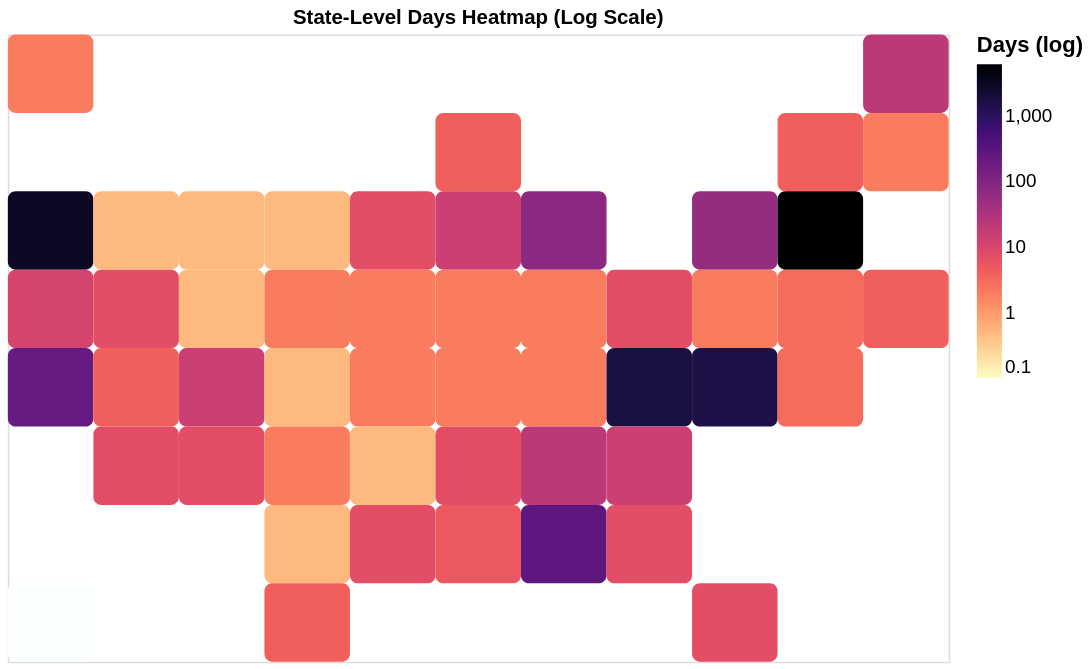

The notebook cell this image was saved under:
### Code cell
heatmap

### Figure 1 — Vega-Lite specification as saved in the notebook (floating-point values rounded to 4 significant figures)
{"config": {"view": {"continuousWidth": 300, "continuousHeight": 300}}, "data": {"name": "data-b9a5b9e547c3d61a16795750ec160bde"}, "mark": {"type": "rect", "cornerRadius": 5, "stroke": null}, "encoding": {"color": {"field": "days", "legend": {"gradientLength": 200, "labelFontSize": 12, "title": "Days (log)", "titleFontSize": 14}, "scale": {"domain": [0.1, 6000], "reverse": true, "scheme": "magma", "type": "log"}, "type": "quantitative"}, "tooltip": [{"field": "code", "type": "nominal"}, {"field": "days", "type": "quantitative"}], "x": {"axis": null, "field": "col", "type": "ordinal"}, "y": {"axis": null, "field": "row", "type": "ordinal"}}, "height": 400, "title": "State-Level Days Heatmap (Log Scale)", "width": 600, "$schema": "https://vega.github.io/schema/vega-lite/v5.20.1.json", "datasets": {"data-b9a5b9e547c3d61a16795750ec160bde": [{"id": 1, "publication": "New York Times 2", "state": "Alaska", "code": "AK", "col": 3, "row": 1, "State": "Alaska", "Abbreviation": "AK", "duration": "days", "estimate": null, "day_multiplier": 2.0, "days": 2.0}, {"id": 2, "publication": "New York Times 2", "state": "Washington", "code": "WA", "col": 3, "row": 3, "State": "Washington", "Abbreviation": "WA", "duration": "years", "estimate": 8.0, "day_multiplier": 365.0, "days": 2920.0}, {"id": 3, "publication": "New York Times 2", "state": "Oregon", "code": "OR", "col": 3, "row": 4, "State": "Oregon", "Abbreviation": "OR", "duration": "weeks", "estimate": 1.5, "day_multiplier": 7.0, "days": 10.5}, {"id": 4, "publication": "New York Times 2", "state": "California", "code": "CA", "col": 3, "row": 5, "State": "California", "Abbreviation": "CA", "duration": "months", "estimate": 7.0, "day_multiplier": 30.0, "days": 210.0}, {"id": 5, "publication": "New York Times 2", "state": "Hawaii", "code": "HI", "col": 3, "row": 8, "State": "Hawaii", "Abbreviation": "HI", "duration": "---", "estimate": null, "day_multiplier": 0.0, "days": 0.0}, {"id": 6, "publication": "New York Times 2", "state": "Idaho", "code": "ID", "col": 4, "row": 3, "State": "Idaho", "Abbreviation": "ID", "duration": "hours", "estimate": null, "day_multiplier": 0.5, "days": 0.5}, {"id": 7, "publication": "New York Times 2", "state": "Nevada", "code": "NV", "col": 4, "row": 4, "State": "Nevada", "Abbreviation": "NV", "duration": "weeks", "estimate": null, "day_multiplier": 7.0, "days": 7.0}, {"id": 8, "publication": "New York Times 2", "state": "Utah", "code": "UT", "col": 4, "row": 5, "State": "Utah", "Abbreviation": "UT", "duration": "days", "estimate": null, "day_multiplier": 4.0, "days": 4.0}, {"id": 9, "publication": "New York Times 2", "state": "Arizona", "code": "AZ", "col": 4, "row": 6, "State": "Arizona", "Abbreviation": "AZ", "duration": "weeks", "estimate": 1.0, "day_multiplier": 7.0, "days": 7.0}, {"id": 10, "publication": "New York Times 2", "state": "Montana", "code": "MT", "col": 5, "row": 3, "State": "Montana", "Abbreviation": "MT", "duration": "hours", "estimate": null, "day_multiplier": 0.5, "days": 0.5}, {"id": 11, "publication": "New York Times 2", "state": "Wyoming", "code": "WY", "col": 5, "row": 4, "State": "Wyoming", "Abbreviation": "WY", "duration": "hours", "estimate": null, "day_multiplier": 0.5, "days": 0.5}, {"id": 12, "publication": "New York Times 2", "state": "Colorado", "code": "CO", "col": 5, "row": 5, "State": "Colorado", "Abbreviation": "CO", "duration": "weeks", "estimate": 2.0, "day_multiplier": 7.0, "days": 14.0}, {"id": 13, "publication": "New York Times 2", "state": "New Mexico", "code": "NM", "col": 5, "row": 6, "State": "New Mexico", "Abbreviation": "NM", "duration": "weeks", "estimate": null, "day_multiplier": 7.0, "days": 7.0}, {"id": 14, "publication": "New York Times 2", "state": "North Dakota", "code": "ND", "col": 6, "row": 3, "State": "North Dakota", "Abbreviation": "ND", "duration": "hours", "estimate": null, "day_multiplier": 0.5, "days": 0.5}, {"id": 15, "publication": "New York Times 2", "state": "South Dakota", "code": "SD", "col": 6, "row": 4, "State": "South Dakota", "Abbreviation": "SD", "duration": "days", "estimate": null, "day_multiplier": 2.0, "days": 2.0}, {"id": 16, "publication": "New York Times 2", "state": "Nebraska", "code": "NE", "col": 6, "row": 5, "State": "Nebraska", "Abbreviation": "NE", "duration": "hours", "estimate": null, "day_multiplier": 0.5, "days": 0.5}, {"id": 17, "publication": "New York Times 2", "state": "Kansas", "code": "KS", "col": 6, "row": 6, "State": "Kansas", "Abbreviation": "KS", "duration": "days", "estimate": null, "day_multiplier": 2.0, "days": 2.0}, {"id": 18, "publication": "New York Times 2", "state": "Oklahoma", "code": "OK", "col": 6, "row": 7, "State": "Oklahoma", "Abbreviation": "OK", "duration": "hours", "estimate": null, "day_multiplier": 0.5, "days": 0.5}, {"id": 19, "publication": "New York Times 2", "state": "Texas", "code": "TX", "col": 6, "row": 8, "State": "Texas", "Abbreviation": "TX", "duration": "days", "estimate": null, "day_multiplier": 4.0, "days": 4.0}, {"id": 20, "publication": "New York Times 2", "state": "Minnesota", "code": "MN", "col": 7, "row": 3, "State": "Minnesota", "Abbreviation": "MN", "duration": "weeks", "estimate": null, "day_multiplier": 7.0, "days": 7.0}, {"id": 21, "publication": "New York Times 2", "state": "Iowa", "code": "IA", "col": 7, "row": 4, "State": "Iowa", "Abbreviation": "IA", "duration": "days", "estimate": null, "day_multiplier": 2.0, "days": 2.0}, {"id": 22, "publication": "New York Times 2", "state": "Missouri", "code": "MO", "col": 7, "row": 5, "State": "Missouri", "Abbreviation": "MO", "duration": "days", "estimate": null, "day_multiplier": 2.0, "days": 2.0}, {"id": 23, "publication": "New York Times 2", "state": "Arkansas", "code": "AR", "col": 7, "row": 6, "State": "Arkansas", "Abbreviation": "AR", "duration": "hours", "estimate": null, "day_multiplier": 0.5, "days": 0.5}, {"id": 24, "publication": "New York Times 2", "state": "Louisiana", "code": "LA", "col": 7, "row": 7, "State": "Louisiana", "Abbreviation": "LA", "duration": "weeks", "estimate": null, "day_multiplier": 7.0, "days": 7.0}, {"id": 25, "publication": "New York Times 2", "state": "Wisconsin", "code": "WI", "col": 8, "row": 2, "State": "Wisconsin", "Abbreviation": "WI", "duration": "days", "estimate": null, "day_multiplier": 4.0, "days": 4.0}, {"id": 26, "publication": "New York Times 2", "state": "Illinois", "code": "IL", "col": 8, "row": 3, "State": "Illinois", "Abbreviation": "IL", "duration": "weeks", "estimate": 2.0, "day_multiplier": 7.0, "days": 14.0}, {"id": 27, "publication": "New York Times 2", "state": "Indiana", "code": "IN", "col": 8, "row": 4, "State": "Indiana", "Abbreviation": "IN", "duration": "days", "estimate": null, "day_multiplier": 2.0, "days": 2.0}, {"id": 28, "publication": "New York Times 2", "state": "Kentucky", "code": "KY", "col": 8, "row": 5, "State": "Kentucky", "Abbreviation": "KY", "duration": "days", "estimate": null, "day_multiplier": 2.0, "days": 2.0}, {"id": 29, "publication": "New York Times 2", "state": "Tennessee", "code": "TN", "col": 8, "row": 6, "State": "Tennessee", "Abbreviation": "TN", "duration": "weeks", "estimate": 1.0, "day_multiplier": 7.0, "days": 7.0}, {"id": 30, "publication": "New York Times 2", "state": "Mississippi", "code": "MS", "col": 8, "row": 7, "State": "Mississippi", "Abbreviation": "MS", "duration": "days", "estimate": null, "day_multiplier": 5.0, "days": 5.0}, {"id": 31, "publication": "New York Times 2", "state": "Michigan", "code": "MI", "col": 9, "row": 3, "State": "Michigan", "Abbreviation": "MI", "duration": "months", "estimate": 2.5, "day_multiplier": 30.0, "days": 75.0}, {"id": 32, "publication": "New York Times 2", "state": "Ohio", "code": "OH", "col": 9, "row": 4, "State": "Ohio", "Abbreviation": "OH", "duration": "days", "estimate": null, "day_multiplier": 2.0, "days": 2.0}, {"id": 33, "publication": "New York Times 2", "state": "West Virginia", "code": "WV", "col": 9, "row": 5, "State": "West Virginia", "Abbreviation": "WV", "duration": "days", "estimate": null, "day_multiplier": 2.0, "days": 2.0}, {"id": 34, "publication": "New York Times 2", "state": "North Carolina", "code": "NC", "col": 9, "row": 6, "State": "North Carolina", "Abbreviation": "NC", "duration": "weeks", "estimate": 3.0, "day_multiplier": 7.0, "days": 21.0}, {"id": 35, "publication": "New York Times 2", "state": "Alabama", "code": "AL", "col": 9, "row": 7, "State": "Alabama", "Abbreviation": "AL", "duration": "months", "estimate": 9.0, "day_multiplier": 30.0, "days": 270.0}, {"id": 36, "publication": "New York Times 2", "state": "Pennsylvania", "code": "PA", "col": 10, "row": 4, "State": "Pennsylvania", "Abbreviation": "PA", "duration": "weeks", "estimate": null, "day_multiplier": 7.0, "days": 7.0}, {"id": 37, "publication": "New York Times 2", "state": "Virginia", "code": "VA", "col": 10, "row": 5, "State": "Virginia", "Abbreviation": "VA", "duration": "years", "estimate": 4.5, "day_multiplier": 365.0, "days": 1642.0}, {"id": 38, "publication": "New York Times 2", "state": "South Carolina", "code": "SC", "col": 10, "row": 6, "State": "South Carolina", "Abbreviation": "SC", "duration": "weeks", "estimate": 2.0, "day_multiplier": 7.0, "days": 14.0}, {"id": 39, "publication": "New York Times 2", "state": "Georgia", "code": "GA", "col": 10, "row": 7, "State": "Georgia", "Abbreviation": "GA", "duration": "weeks", "estimate": null, "day_multiplier": 7.0, "days": 7.0}, {"id": 40, "publication": "New York Times 2", "state": "New York", "code": "NY", "col": 11, "row": 3, "State": "New York", "Abbreviation": "NY", "duration": "months", "estimate": 2.0, "day_multiplier": 30.0, "days": 60.0}, {"id": 41, "publication": "New York Times 2", "state": "New Jersey", "code": "NJ", "col": 11, "row": 4, "State": "New Jersey", "Abbreviation": "NJ", "duration": "days", "estimate": null, "day_multiplier": 2.0, "days": 2.0}, {"id": 42, "publication": "New York Times 2", "state": "Maryland", "code": "MD", "col": 11, "row": 5, "State": "Maryland", "Abbreviation": "MD", "duration": "years", "estimate": 4.0, "day_multiplier": 365.0, "days": 1460.0}, {"id": 43, "publication": "New York Times 2", "state": "Florida", "code": "FL", "col": 11, "row": 8, "State": "Florida", "Abbreviation": "FL", "duration": "weeks", "estimate": null, "day_multiplier": 7.0, "days": 7.0}, {"id": 44, "publication": "New York Times 2", "state": "Vermont", "code": "VT", "col": 12, "row": 2, "State": "Vermont", "Abbreviation": "VT", "duration": "days", "estimate": null, "day_multiplier": 4.0, "days": 4.0}, {"id": 45, "publication": "New York Times 2", "state": "Massachusetts", "code": "MA", "col": 12, "row": 3, "State": "Massachusetts", "Abbreviation": "MA", "duration": "years", "estimate": 20.0, "day_multiplier": 365.0, "days": 7300.0}, {"id": 46, "publication": "New York Times 2", "state": "Connecticut", "code": "CT", "col": 12, "row": 4, "State": "Connecticut", "Abbreviation": "CT", "duration": "days", "estimate": null, "day_multiplier": 3.0, "days": 3.0}, {"id": 47, "publication": "New York Times 2", "state": "Delaware", "code": "DE", "col": 12, "row": 5, "State": "Delaware", "Abbreviation": "DE", "duration": "hours", "estimate": null, "day_multiplier": 3.0, "days": 3.0}, {"id": 48, "publication": "New York Times 2", "state": "Maine", "code": "ME", "col": 13, "row": 1, "State": "Maine", "Abbreviation": "ME", "duration": "weeks", "estimate": 3.0, "day_multiplier": 7.0, "days": 21.0}, {"id": 49, "publication": "New York Times 2", "state": "New Hampshire", "code": "NH", "col": 13, "row": 2, "State": "New Hampshire", "Abbreviation": "NH", "duration": "days", "estimate": null, "day_multiplier": 2.0, "days": 2.0}, {"id": 50, "publication": "New York Times 2", "state": "Rhode Island", "code": "RI", "col": 13, "row": 4, "State": "Rhode Island", "Abbreviation": "RI", "duration": "days", "estimate": null, "day_multiplier": 4.0, "days": 4.0}]}}
